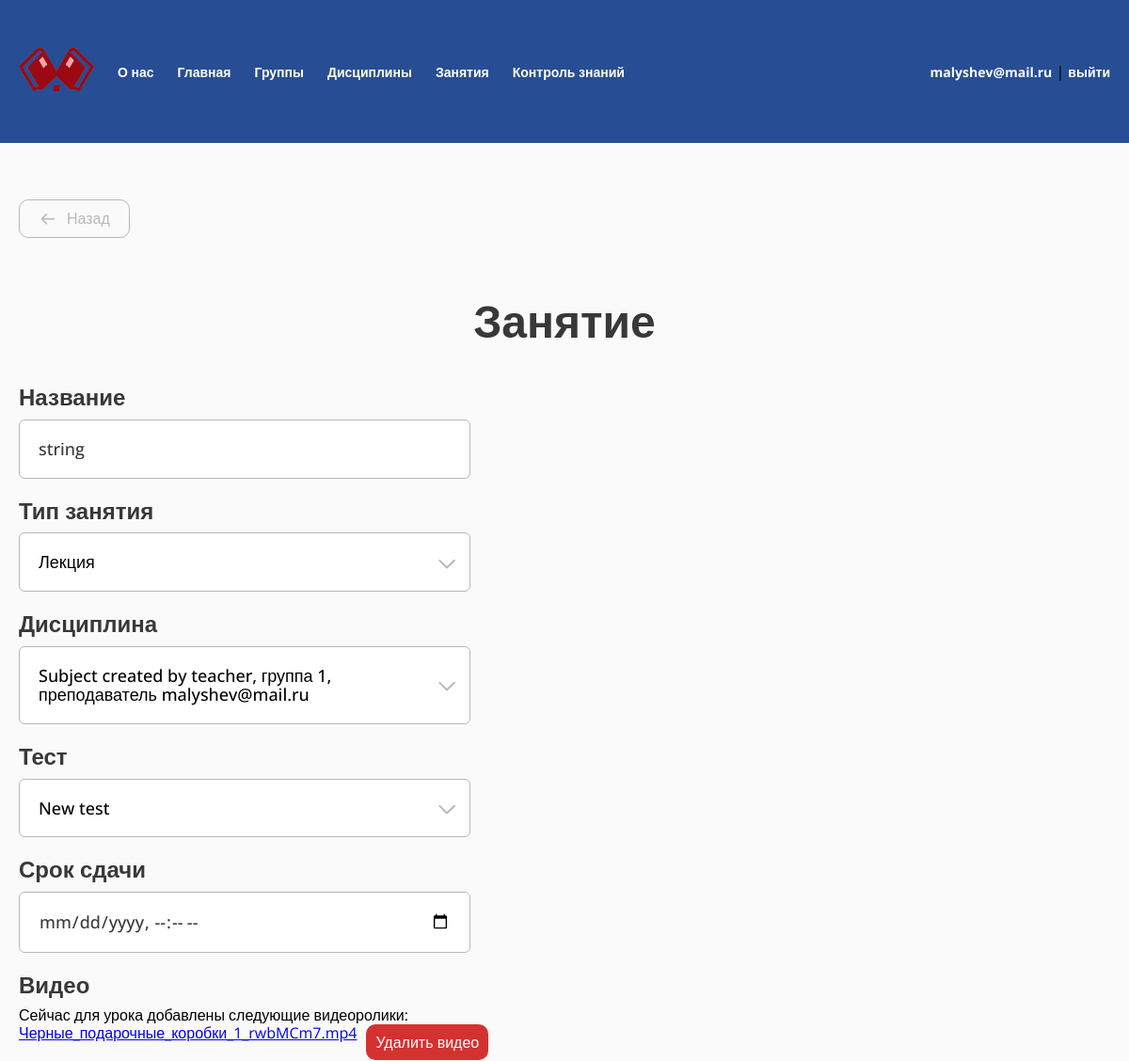
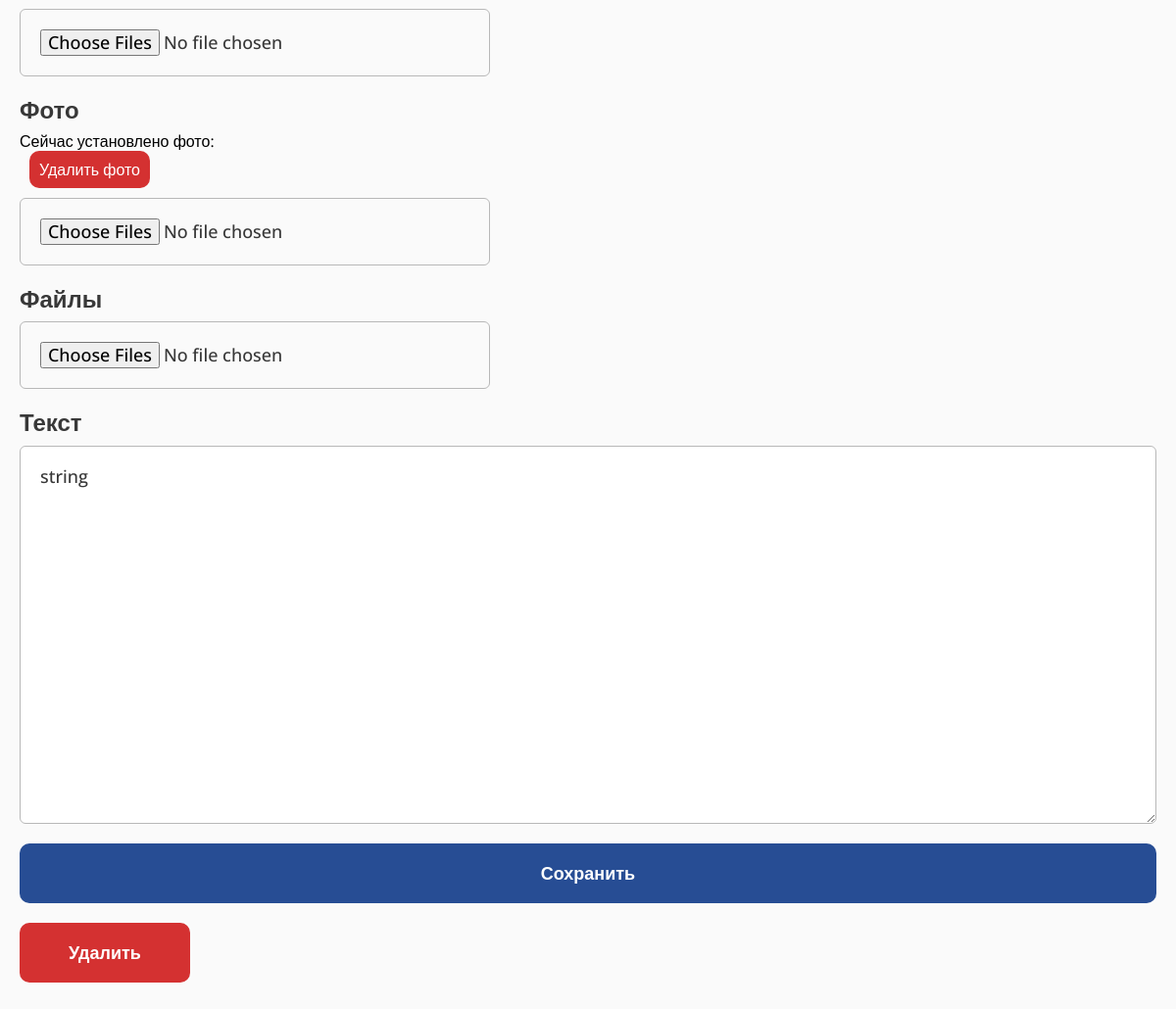
The app's page /teacher/my-lesson/14/ (signed in) with its own data (2 pictures, top to bottom).
### study/models.py (models this page shows, shortened)
class Lesson(models.Model):
    class Type(models.TextChoices):
        LECTURE = "LC", "Лекция"
        PRACTICAL = "PR", "Практическое занятия"
        LABORATORY = "LR", "Лабораторное занятие"
        CONTROL = "CW", "Контрольная работа"
        INDIVIDUAL = "IW", "Индивидуальное практическое занятие"
    type = models.CharField("Тип", max_length=32, choices=Type.choices)
    subject = models.ForeignKey(TeacherGroupSubject, related_name="lessons", on_delete=models.CASCADE, null=True, blank=True)
    name = models.CharField(max_length=128)
    test = models.OneToOneField(Test, on_delete=models.SET_NULL, null=True, blank=True)
    text = models.TextField(null=True, blank=True)
    deadline = models.DateTimeField(null=True, blank=True)
    class Meta:
        verbose_name = "Занятие"
        verbose_name_plural = "Занятия"

class TeacherGroupSubject(models.Model):
    teacher = models.ForeignKey(User, related_name="subjects", on_delete=models.CASCADE)
    subject = models.ForeignKey(Subject, related_name="items", on_delete=models.CASCADE)
    group = models.ForeignKey(Group, related_name="subjects", on_delete=models.CASCADE)
    class Meta:
        verbose_name = "Дисциплина группы"
        verbose_name_plural = "Дисциплины групп"
    def __str__(self):
        return f"{self.subject.name}, группа {self.group.number}, преподаватель {self.teacher}"

class Subject(models.Model):
    name = models.CharField(max_length=128)
    class Meta:
        verbose_name = "Дисциплина"
        verbose_name_plural = "Дисциплины"

class Group(models.Model):
    number = models.CharField(max_length=32)
    students = models.ManyToManyField(User, blank=True)
    class Meta:
        verbose_name = "Группа"
        verbose_name_plural = "Группы"

class Test(models.Model):
    name = models.CharField(max_length=128)
    class Meta:
        verbose_name = "Тест"
        verbose_name_plural = "Тесты"
    def __str__(self):
        return self.name

class LessonVideo(models.Model):
    video = models.FileField(upload_to="lessons/videos/")
    lesson = models.ForeignKey(Lesson, related_name="videos", on_delete=models.CASCADE)
    class Meta:
        verbose_name = "Видео"
        verbose_name_plural = "Видео"

class LessonPhoto(models.Model):
    photo = models.ImageField(upload_to="lessons/photos/")
    lesson = models.ForeignKey(Lesson, related_name="photos", on_delete=models.CASCADE)
    class Meta:
        verbose_name = "Фото"
        verbose_name_plural = "Фото"

### study/views.py (the view, shortened to what this page needs)
# urls.py: path("teacher/my-lesson/<int:pk>/", views.MyLessonEditView.as_view(), name="my-lesson"),
@method_decorator(teacher_only, name="dispatch")
class MyLessonEditView(LoginRequiredMixin, View):
    def get(self, request, *args, **kwargs):
        lesson = get_object_or_404(Lesson, pk=kwargs["pk"])
        user = request.user
        form = LessonForm(instance=lesson)
        tests = Test.objects.filter(lesson__isnull=True)
        subjects = TeacherGroupSubject.objects.filter(teacher=user)
        types = Lesson.type.field.choices
        photos = lesson.photos.all()
        videos = lesson.videos.all()
        files = lesson.files.all()
        return render(request, "study/teacher/edit-lesson.html", {
            "lesson": lesson,
            "form": form,
            "tests": tests,
            "subjects": subjects,
            "types": types,
            "photos": photos,
            "videos": videos,
            "files": files,
        })

### study/forms.py
class LessonForm(forms.ModelForm):
    photos = forms.ImageField(label="Фото", required=False)
    videos = forms.FileField(label="Видео", required=False)
    files = forms.FileField(label="Файлы", required=False)
    class Meta:
        model = Lesson
        fields = ("name", "type", "subject", "test", "text", "deadline")
        labels = {
            "name": "Название",
            "type": "Тип занятия",
            "subject": "Дисциплина",
            "test": "Тест",
            "text": "Текст",
            "deadline": "Срок сдачи"
        }
    def __init__(self, *args, **kwargs):
        super(LessonForm, self).__init__(*args, **kwargs)
        for visible in self.visible_fields():
            visible.field.widget.attrs['class'] = 'form__input'
        self.fields["text"].widget.attrs['class'] = 'form__input full-w'
        self.fields["photos"].widget.attrs['multiple'] = True
        self.fields["videos"].widget.attrs['multiple'] = True
        self.fields["files"].widget.attrs['multiple'] = True

### study/templates/study/teacher/edit-lesson.html (shortened to what this page needs)
{% extends "base.html" %}
{% load util %}
{% load static %}
{% block extra_css %}
<link rel="stylesheet" href="{% static 'css/select.css' %}">
<link rel="stylesheet" href="{% static 'css/table.css' %}">
{% endblock %}
{% block content %}
<a href="{% url 'my-lessons' %}" class="back"><svg width="37" height="36" viewBox="0 0 37 36" fill="none" xmlns="http://www.w3.org/2000/svg">
<path d="M30.3301 18L6.33008 18M6.33008 18L15.3301 27M6.33008 18L15.3301 9" stroke="#383838" stroke-width="3" stroke-linecap="round" stroke-linejoin="round"/>
</svg>Назад</a>
<section class="section-teachers mt-40">
    <h1 class="h1 h1_center">Занятие</h1>
    <form action="." method="POST" class="form form_left form_full-w mt-40" enctype="multipart/form-data">
        <div class="form__item">
            <label for="{{ form.name.id_for_label }}" class="form__label">{{ form.name.label }}</label>
            {{ form.name }}
        </div>
        <div class="form__item">
            <label for="{{ form.type.id_for_label }}" class="form__label">{{ form.type.label }}</label>
            <div class="form__input select" role="close">
                <div class="select__selected">{{ lesson.get_type_display|default:"---" }}</div>
                <div class="select__icon">
                </div>
            </div>
        </div>
        <div class="form__item">
            <label for="{{ form.subject.id_for_label }}" class="form__label">{{ form.subject.label }}</label>
            <div class="form__input select" role="close">
                <div class="select__selected">{{ lesson.subject|default_if_none:"---" }}</div>
                <div class="select__icon">
                </div>
            </div>
        </div>
        <div class="form__item">
            <label for="{{ form.test.id_for_label }}" class="form__label">{{ form.test.label }}</label>
            <div class="form__input select" role="close">
                <div class="select__selected">{{ lesson.test|default_if_none:"---" }}</div>
                <div class="select__icon">
                </div>
            </div>
        </div>
        <div class="form__item">
            <label for="{{ form.deadline.id_for_label }}" class="form__label">{{ form.deadline.label }}</label>
            {{ form.deadline }}
        </div>
        <div class="form__item">
            <label for="{{ form.videos.id_for_label }}" class="form__label">{{ form.videos.label }}</label>
            {% if videos %}
            <p>
                Сейчас для урока добавлены следующие видеоролики: <br>
                {% for video in videos %}
                <div style="display: flex; align-items: flex-start; gap: 10px; margin-bottom: 10px;">
                    <a href="{{ video.video.url }}">{{ video.video|cut:"lessons/videos/" }}</a>
                    <a href="{% url 'lesson-remove-video' video.pk %}" class="btn btn-table btn_red confirm">Удалить видео</a>
                </div>
                {% endfor %}
            </p>
            {% endif %}
            {{ form.videos }}
        </div>
        <div class="form__item">
            <label for="{{ form.photos.id_for_label }}" class="form__label">{{ form.photos.label }}</label>
            {% if photos %}
            <p>
                Сейчас установлено фото: <br>
                {% for photo in photos %}
                <div style="display: flex; align-items: flex-start; gap: 10px; margin-bottom: 10px;">
                    <a href="{% url 'lesson-remove-photo' photo.pk %}" class="btn btn-table btn_red confirm">Удалить фото</a>
                </div>
                {% endfor %}
            </p>
            {% endif %}
            {{ form.photos }}
        </div>
        <div class="form__item">
            <label for="{{ form.files.id_for_label }}" class="form__label">{{ form.files.label }}</label>
            {{ form.files }}
        </div>
        <div class="form__item">
            <label for="{{ form.text.id_for_label }}" class="form__label">{{ form.text.label }}</label>
            {{ form.text }}
        </div>
        <div class="form__item">
            <button type="submit" class="btn">Сохранить</button>
        </div>
        <div class="form__item">
            <a href="{% url 'lesson-delete' lesson.pk %}" class="btn btn_red confirm submit">Удалить</a>
        </div>
    </form>
</section>
{% endblock %}

### templates/base.html (shortened to what this page needs)
{% load static %}
<!DOCTYPE html>
<html lang="ru">
<head>
	<link rel="stylesheet" href="{% static 'css/reset.css' %}">
	<link rel="stylesheet" href="{% static 'css/main.css' %}">
	<link rel="stylesheet" href="{% static 'css/menu.css' %}">
    {% block extra_css %}{% endblock %}
</head>
<body>
	<header class="header">
		<div class="container">
			<ul class="header-menu">
				<li><a href="{% url 'index' %}" class="logo"><img src="{% static 'img/logo.png' %}" alt=""></a></li>
				<li><a href="{% url 'about' %}">О нас</a></li>
				{% if user.is_authenticated %}
				<li><a href="{% url 'index' %}">Главная</a></li>
				{% if user.profile.type == 1 %}
				<li><a href="{% url 'teachers' %}">Преподаватели</a></li>
				<li><a href="{% url 'students' %}">Студенты</a></li>
				<li><a href="{% url 'applications' %}">Заявки</a></li>
				<li><a href="{% url 'groups' %}">Группы</a></li>
				<li><a href="{% url 'subjects' %}">Дисциплины</a></li>
				<li><a href="{% url 'lessons' %}">Занятия</a></li>
				<li><a href="{% url 'tests' %}">Контроль знаний</a></li>
				{% elif user.profile.type == 2 %}
				<li><a href="{% url 'my-group' %}">Группы</a></li>
				<li><a href="{% url 'my-subjects' %}">Дисциплины</a></li>
				<li><a href="{% url 'my-lessons' %}">Занятия</a></li>
				<li><a href="{% url 'tests' %}">Контроль знаний</a></li>
				{% endif %}
				<li class="header-menu-profile">
					<a href="{% url 'profile' %}">{{ user.username }}</a> | <a href="{% url 'logout' %}">выйти</a>
				</li>
				{% endif%}
			</ul>
		</div>
	</header>
	<main class="main">
		<div class="container">
		    {% block content %}{% endblock %}
		</div>
	</main>
</body>
</html>

### static/css/main.css (style rules this page uses)
:root { --green: #274d94; --red: #D43131; --background: #FAFAFA; --gray: #B8B8B8; --tablePrimary: #EFEFEF; --tableSecondary: #FAFAFA; }
* { padding: 0; margin: 0; box-sizing: border-box; }
html { font-family: "Open Sans", sans-serif; }
body { display: flex; flex-direction: column; min-height: 100vh; height: 100%; }
.container { max-width: 1240px; padding: 0 20px; margin: 0 auto; position: relative; }
.mt-40 { margin-top: 40px; }
.h1 { color: #383838; font-size: 48px; font-weight: 700; }
.h1_center { text-align: center; }
input, textarea { color: #383838; font-size: 18px; font-weight: 500; padding: 20px; max-width: 480px; width: 100%; border-radius: 6px; border: 1px solid var(--gray); display: block; }
textarea.full-w { max-width: 100%; aspect-ratio: 3 / 1; }
input::placeholder { color: var(--gray); }
.btn { color: #FFF; font-size: 18px; font-weight: 700; border-radius: 10px; background: var(--green); padding: 20px 50px; text-align: center; cursor: pointer; text-decoration: none; display: block; width: fit-content; }
.btn.btn_red { background: var(--red); }
.btn.btn-table { padding: 10px; font-size: 16px; font-weight: 500; }
button[type='submit'], button.submit { width: 100%; padding: 20px; }
.header { padding: 50px 0; background: var(--green); }
.logo img { width: 100%; max-width: 80px; }
.main { flex: 1 1 100%; padding: 60px 0; background-color: var(--background); }
.form { max-width: 480px; width: 100%; margin-left: auto; margin-right: auto; }
.form_full-w { max-width: 100%; }
.form_left { margin-left: 0; margin-right: 0; }
.form__item:not(:last-of-type) { margin-bottom: 20px; }
.form__label { display: block; margin-bottom: 10px; color: #383838; font-size: 24px; font-weight: 700; }
.form__label { display: block; }
.back { display: inline-flex; align-items: center; gap: 10px; margin-bottom: 20px; font-size: 16px; font-weight: 500; text-decoration: none; color: white; border-radius: 10px; border: 1px solid var(--gray); color: var(--gray); padding: 10px 20px; }
.back svg { width: 20px; height: auto; }

### static/css/menu.css (style rules this page uses)
ul { list-style: none; }
.header-menu { display: flex; align-items: center; gap: 25px; width: 100%; }
.header-menu a { text-decoration: none; font-weight: 700; color: white; font-size: 14px; }
.header-menu-profile { margin-left: auto; }

### static/css/select.css (style rules this page uses)
.select { color: #000; font-size: 18px; font-weight: 500; padding: 20px; max-width: 480px; width: 100%; border-radius: 6px; background: #FFF; border: 1px solid var(--gray); display: block; position: relative; cursor: pointer; }
.select__icon { position: absolute; right: 15px; top: 50%; translate: 0 -50%; transition: rotate 400ms; }

### records on screen
Lesson: name "string", type "Лекция", subject "Subject created by teacher, группа 1, преподаватель malyshev@mail.ru", test "New test", text "string"
LessonVideo: video "Черные_подарочные_коробки_1_rwbMCm7.mp4"

### other values on screen
{{ user.username }} "malyshev@mail.ru"
